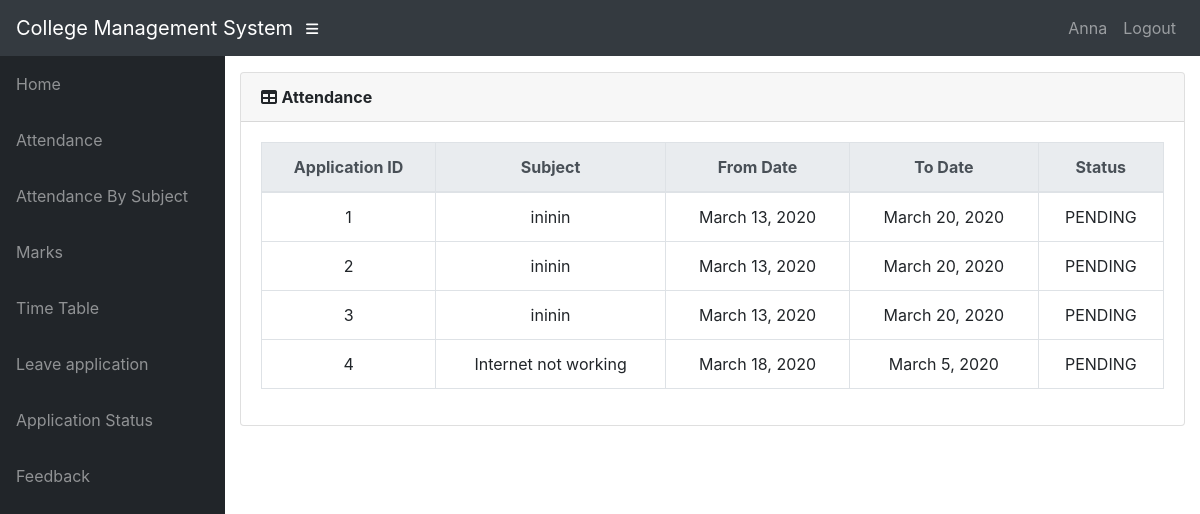
The app's page /student/status/ (signed in) with its own data.
### info/models.py (models this page shows, shortened)
class User(AbstractUser):
    @property
    def is_student(self):
        if hasattr(self, 'student'):
            return True
        return False

class Student(models.Model):
    user = models.OneToOneField(User, on_delete=models.CASCADE, null=True)
    class_id = models.ForeignKey(Class, on_delete=models.CASCADE, default=1)
    USN = models.CharField(primary_key='True', max_length=100)
    name = models.CharField(max_length=200)
    sex = models.CharField(max_length=50, choices=sex_choice, default='Male')
    DOB = models.DateField(default='1998-01-01')

class leave(models.Model):
    user = models.ForeignKey(get_user_model(), on_delete=models.CASCADE,null=True)
    Subject = models.CharField(max_length=200)
    From_date = models.DateField(default='2020-03-01')
    To_date = models.DateField(default='2020-03-01')
    Reason = models.CharField(max_length=500,null=True)
    status = models.BooleanField(default='False')

### info/views.py (the view)
# urls.py: path('student/status/', views.app_stats, name="app_stats"),
@login_required
def app_stats(request):
    context = {"stats": leave.objects.filter(user=request.user)}
    return render(request, 'info/application_status.html', context)

### info/templates/info/application_status.html
{% extends 'info/base.html' %}
    {% load static %}
    {% block content %}
                  <div class="card mb-3">
            <div class="card-header">
              <i class="fas fa-table"></i>
            <b>Attendance</b></div>
            <div class="card-body">
              <div class="table-responsive">
                <table class="table table-bordered text-center" id="dataTable" width="100%" cellspacing="0">
                  <thead class="thead-light ">
                    <tr>
                        <th>Application ID</th>
                        <th>Subject</th>
                        <th>From Date</th>
                        <th>To Date</th>
                        <th>Status</th>
                    </tr>
                  </thead>
                  <tbody>
                    {% for a in stats %}
                    <tr>
                        <td>{{ a.id }}</td>
                        <td>{{a.Subject}}</td>
                        <td>{{ a.From_date }}</td>
                        <td>{{ a.To_date }}</td>
                        <td>
                          {% if a.status == True %}
                            ACCEPTED
                          {% else %}
                            PENDING
                          {% endif %}
                        </td>
                    </tr>
                    {% empty %}
                            <p>No Application</p>
                    {% endfor %}
                  </tbody>
                </table>
              </div>
            </div>
          </div>
    {% endblock %}

### info/templates/info/base.html (shortened to what this page needs)
<!DOCTYPE html>
<html lang="en">
  <head>
      {% load static %}
    <link href="{% static '/info/bootstrap/vendor/bootstrap/css/bootstrap.min.css' %}" rel="stylesheet">
    <link href="{% static '/info/bootstrap/vendor/fontawesome-free/css/all.min.css' %}" rel="stylesheet" type="text/css">
    <link href="{% static '/info/bootstrap/vendor/datatables/dataTables.bootstrap4.css' %}" rel="stylesheet">
    <link href="{% static '/info/bootstrap/css/sb-admin.css' %}" rel="stylesheet">
  </head>
  <body id="page-top">
    <nav class="navbar navbar-expand navbar-dark bg-dark static-top">
      <a class="navbar-brand mr-1" href="{% url 'index' %}">College Management System</a>
      <button class="btn btn-link btn-sm text-white order-1 order-sm-0" id="sidebarToggle" href="#">
        <i class="fas fa-bars"></i>
      </button>
        <div class="collapse navbar-collapse" id="navbarResponsive">
          <ul class="navbar-nav ml-auto">
            <li class="nav-item">
                {% if request.user.is_student %}
                    <a class="nav-link text-capitalize">{{ request.user.student.name }}</a>
                {% elif request.user.is_teacher %}
                    <a class="nav-link text-capitalize">{{ request.user.teacher.name }}</a>
                {% endif %}
            </li>
            <li class="nav-item">
                <a class="nav-link" href="#" data-toggle="modal" data-target="#logoutModal">Logout</a>
            </li>
          </ul>
        </div>
    </nav>
    <div id="wrapper">
      <ul class="sidebar navbar-nav">
            <li class="nav-item">
              <a class="nav-link" href="{% url 'index' %}">
                <span>Home</span>
              </a>
            </li>
        {% if request.user.is_student %}
            <li class="nav-item">
              <a class="nav-link" href="{% url 'attendance' request.user.student.USN %}">
                <span>Attendance</span>
              </a>
            </li>
            <li class="nav-item">
              <a class="nav-link" href="{% url 'attendance' request.user.student.USN %}">
                <span>Attendance By Subject</span>
              </a>
            </li>
            <li class="nav-item">
              <a class="nav-link" href="{% url 'marks_list' request.user.student.USN %}">
                <span>Marks</span>
              </a>
            </li>
              <li class="nav-item">
              <a class="nav-link" href="{% url 'timetable' request.user.student.class_id_id %}">
                <span>Time Table</span>
              </a>
            </li>
            <li class="nav-item">
              <a class="nav-link" href="{% url 'leave' %}">
                <span>Leave application</span>
              </a>
            </li>
            <li class="nav-item">
              <a class="nav-link" href="{% url 'app_stats' %}">
                <span>Application Status</span>
              </a>
            </li>
            <li class="nav-item">
              <a class="nav-link" href="{% url 'feedback' %}">
                <span>Feedback</span>
              </a>
            </li>
        {% endif %}
      </ul>
      <div id="content-wrapper">
        <div class="container-fluid">
            {% block content %}
            {% endblock %}
        </div>
      </div>
    </div>
  </body>
</html>

### records on screen
User: user.student.name "Anna"
leave: id "1", Subject "ininin", From_date "March 13, 2020", To_date "March 20, 2020", status "PENDING"
leave: id "2", Subject "ininin", From_date "March 13, 2020", To_date "March 20, 2020", status "PENDING"
leave: id "3", Subject "ininin", From_date "March 13, 2020", To_date "March 20, 2020", status "PENDING"
leave: id "4", Subject "Internet not working", From_date "March 18, 2020", To_date "March 5, 2020", status "PENDING"
